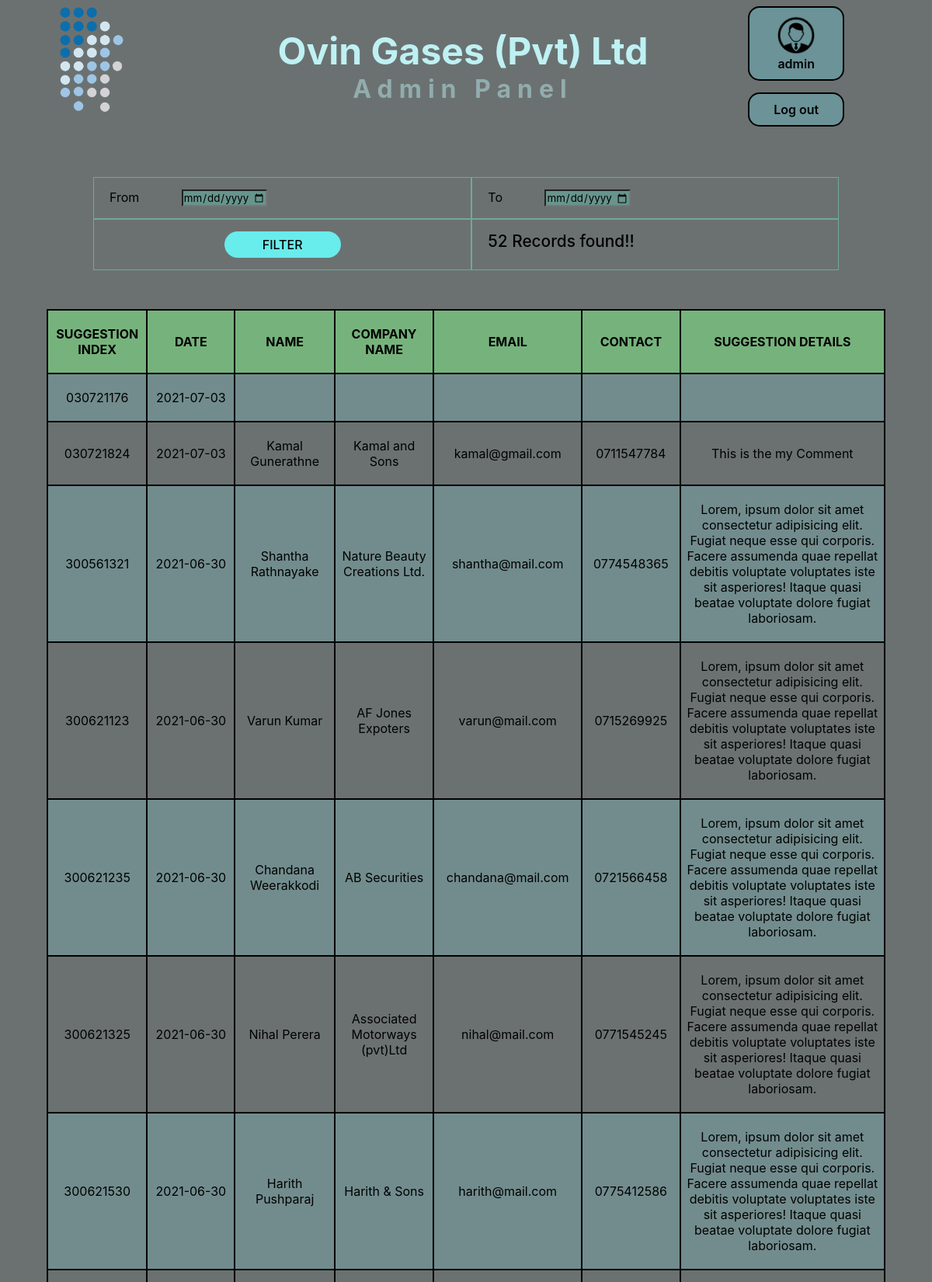
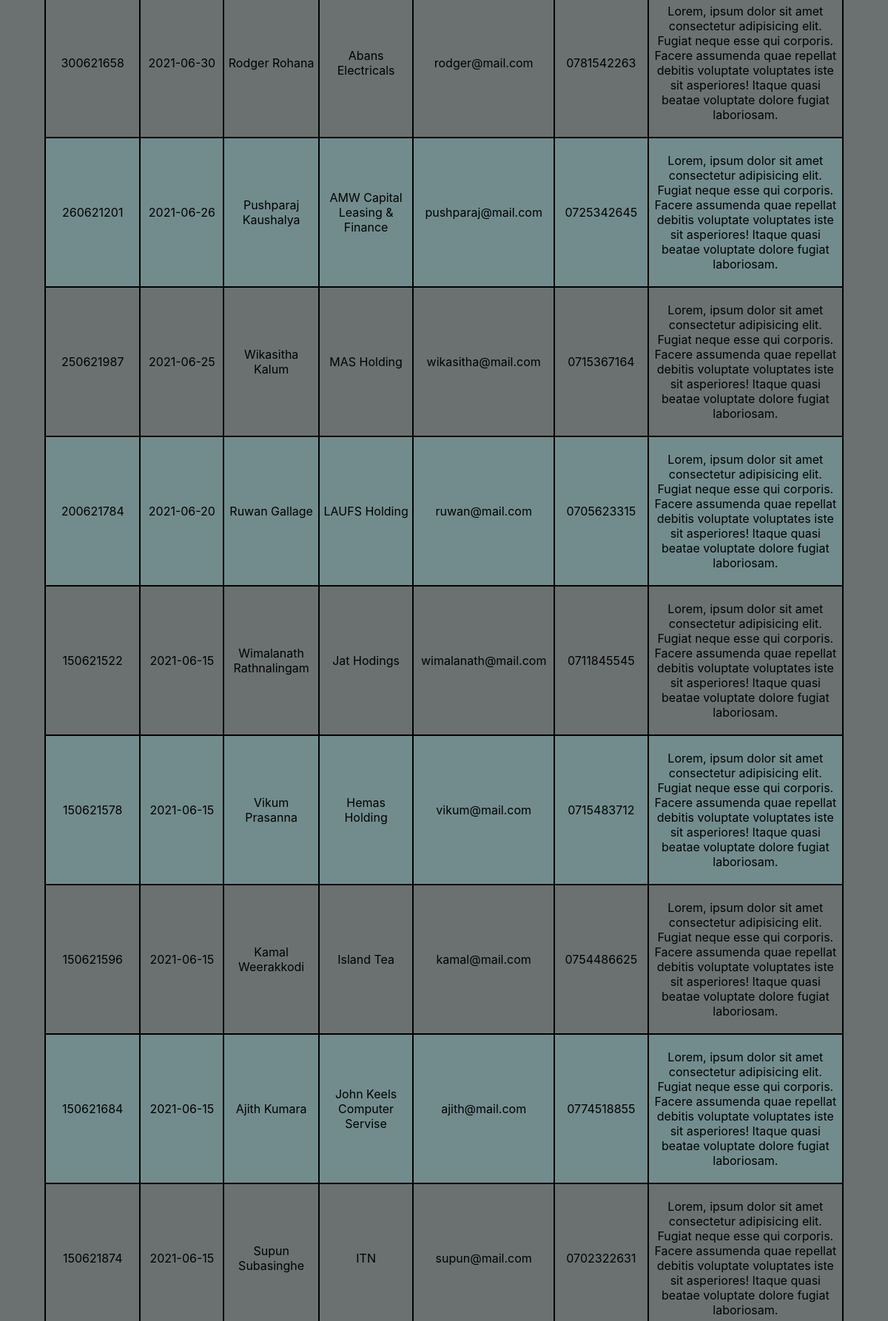
The app's page /Project/adminPanel.php (signed in, upper part) with its own data (2 pictures, top to bottom).
### tables this page shows
CREATE TABLE `suggestion` (
  `sug_id` varchar(9) NOT NULL,
  `date` date NOT NULL,
  `name` varchar(100) DEFAULT NULL,
  `company_name` varchar(100) NOT NULL,
  `email` varchar(100) NOT NULL,
  `contact` varchar(12) NOT NULL,
  `suggestion_details` varchar(500) NOT NULL
);

### Project/adminPanel.php (the view, shortened to what this page needs)
<?php require_once('./php/db.php') ?>
<?php
$today = date('Y-m-d');
$sqlUsername = "SELECT username FROM login";
$u = mysqli_query($con, $sqlUsername);
$user = mysqli_fetch_assoc($u);
$username = $user['username'];
$fd = '2021-01-01';
$td = "'{$today}'";
$querySelect = "SELECT * FROM `suggestion` WHERE date>={$fd} AND date<={$td} ORDER BY date DESC";
$resultSet = mysqli_query($con, $querySelect);
$nRows = mysqli_num_rows($resultSet);
if ($resultSet) {
    $table = "<table>";
    $table .= "<tr><th>Suggestion Index</th><th>Date</th><th>Name</th><th>Company Name</th><th id='thEmail'>Email</th><th>Contact</th><th id='thSuggestion'>Suggestion Details</th></tr>";
    while ($record = mysqli_fetch_assoc($resultSet)) {
        $table .= "<tr>";
        $table .= "<td>" . $record['sug_id'] . "</td>";
        $table .= "<td>" . $record['date'] . "</td>";
        $table .= "<td>" . $record['name'] . "</td>";
        $table .= "<td>" . $record['company_name'] . "</td>";
        $table .= "<td class='tdEmail'>" . $record['email'] . "</td>";
        $table .= "<td>" . $record['contact'] . "</td>";
        $table .= "<td>" . $record['suggestion_details'] . "</td>";
        $table .= "</tr>";
    }
    $table .= "</table>";
}
?>
<!DOCTYPE html>
<html lang="en">
<head>
    <link rel="stylesheet" href="./Css/admin.css">
</head>
<body id="adminPanelBody">
    <div class="header" id="header">
        <div class="ovinlogo" id="ovinlogo">
            <img src="./Images/Icon/Ovin.PNG" alt="Ovin Gases (Pvt) Ltd ">
        </div>
        <div class="middle" id="middle">
            <h1>Ovin Gases (Pvt) Ltd</h1>
            <h2>Admin Panel</h2>
        </div>
        <div class="user" id="user">
            <div class="userIcon">
                <div class="userItem">
                    <a href="./changePassword.php">
                        <img src="./Images/Icon/profile.png" alt="Profile Icon">
                        <p id="userName"><?php echo $username ?></p>
                    </a>
                </div>
                <div class="userItem">
                    <a href="./logout.php">Log out</a>
                </div>
            </div>
        </div>
    </div>
    <div class="bodySec">
        <form action="./adminPanel.php" method="POST">
            <div class="filter" id="filter">
                <div class="filterItem" id="from">
                    <label>From</label>
                    <input type="date" name="fDate[]" id="fDate" class="date" onchange="tdMinSet()" max=<?php echo '"' . $today . '"'; ?>>
                </div>
                <div class="filterItem" id="to">
                    <label>To</label>
                    <input type="date" name="fDate[]" id="tDate" onchange="fdMaxSet()" class="date" max=<?php echo '"' . $today . '"'; ?>>
                </div>
                <div class="filterItem" id="sbmit">
                    <input type="submit" name="submit" value="Filter" id="submit">
                </div>
                <div class="filterItem" id="itemFound">
                    <label for=""><?php echo $nRows . " Records found!!"; ?></label>
                </div>
            </div>
        </form>
        <div class="suggSec">
            <?php echo $table; ?>
        </div>
    </div>
</body>
</html>

### Project/Css/admin.css (style rules this page uses)
* { margin: 0; padding: 0; font-family: -apple-system, BlinkMacSystemFont, 'Segoe UI', Roboto, Oxygen, Ubuntu, Cantarell, 'Open Sans', 'Helvetica Neue', sans-serif; scroll-behavior: smooth; }
a { text-decoration: none; color: black; font-weight: 600; }
#adminPanelBody { background-color: rgba(44, 53, 52, 0.699); }
.header { width: 100vw; display: grid; grid-template-areas: 'ovinlogo middle middle user'; text-align: center; margin-bottom: 50px; }
#ovinlogo { grid-area: ovinlogo; }
.ovinlogo img { width: 100px; }
#middle { grid-area: middle; padding-top: 3vw; }
#middle h1 { font-size: 3rem; color: rgb(190, 241, 243); }
#middle h2 { font-size: 2em; color: rgba(190, 241, 243, 0.466); letter-spacing: 0.5rem; }
#user { grid-area: user; padding-right: 3vw; padding-top: 1vh; }
.userItem { border: 2px solid; margin-bottom: 15px; padding: 10px 5px; border-radius: 15px; max-width: 110px; background-color: rgba(106, 216, 231, 0.329); transition: 4s ease; }
.userIcon img { width: 50px; }
.bodySec { font-family: -apple-system, BlinkMacSystemFont, 'Segoe UI', Roboto, Oxygen, Ubuntu, Cantarell, 'Open Sans', 'Helvetica Neue', sans-serif; width: 100vw; height: auto; }
#from { grid-area: from; }
#to { grid-area: to; }
#sbmit { grid-area: submit; text-align: center; }
#itemFound { grid-area: itemFound; }
.filter { width: 80vw; margin: 50px auto; display: grid; grid-template-areas: 'from to' 'submit itemFound'; }
.filterItem { padding: 15px 20px; border: 1px solid rgb(111, 170, 145); }
.date { margin-left: 50px; background-color: rgb(103, 148, 140); }
#submit { padding: 5px 10px; width: 150px; background-color: rgb(105, 236, 236); border-radius: 100px; border: none; text-transform: uppercase; transition: 1s ease; font-weight: 500; font-size: 1rem; border: 2px solid rgba(105, 236, 236, 0.705); }
#itemFound { font-weight: 500; font-size: 1.3rem; }
.suggSec { height: Auto; }
table { border-collapse: collapse; width: 90vw; margin: 50px auto; text-align: center; }
table tr:nth-child(even) { background-color: rgba(139, 238, 241, 0.219); }
th,td { border: 2px solid black; padding: 20px 5px; word-wrap: wrap; width: 10vw; }
th { text-transform: uppercase; background-color: rgba(128, 241, 134, 0.514); }
#thEmail { width: 15vw; }
#thSuggestion { width: 25vw; }
.tdEmail { text-transform: lowercase; }

### records on screen
suggestion: sug_id "030721176", date "2021-07-03"
suggestion: sug_id "030721824", date "2021-07-03", name "Kamal Gunerathne", company_name "Kamal and Sons", email "kamal@gmail.com", contact "0711547784", suggestion_details "This is the my Comment"
suggestion: sug_id "300561321", date "2021-06-30", name "Shantha Rathnayake", company_name "Nature Beauty Creations Ltd.", email "shantha@mail.com", contact "0774548365", suggestion_details "Lorem, ipsum dolor sit amet consectetur adipisicing elit. Fugiat neque esse qui corporis. Facere assumenda quae repellat debitis voluptate voluptates iste sit asperiores! Itaque quasi beatae voluptate dolore fugiat laboriosam."
suggestion: sug_id "300621123", date "2021-06-30", name "Varun Kumar", company_name "AF Jones Expoters", email "varun@mail.com", contact "0715269925", suggestion_details "Lorem, ipsum dolor sit amet consectetur adipisicing elit. Fugiat neque esse qui corporis. Facere assumenda quae repellat debitis voluptate voluptates iste sit asperiores! Itaque quasi beatae voluptate dolore fugiat laboriosam."
suggestion: sug_id "300621235", date "2021-06-30", name "Chandana Weerakkodi", company_name "AB Securities", email "chandana@mail.com", contact "0721566458", suggestion_details "Lorem, ipsum dolor sit amet consectetur adipisicing elit. Fugiat neque esse qui corporis. Facere assumenda quae repellat debitis voluptate voluptates iste sit asperiores! Itaque quasi beatae voluptate dolore fugiat laboriosam."
suggestion: sug_id "300621325", date "2021-06-30", name "Nihal Perera", company_name "Associated Motorways (pvt)Ltd", email "nihal@mail.com", contact "0771545245", suggestion_details "Lorem, ipsum dolor sit amet consectetur adipisicing elit. Fugiat neque esse qui corporis. Facere assumenda quae repellat debitis voluptate voluptates iste sit asperiores! Itaque quasi beatae voluptate dolore fugiat laboriosam."
suggestion: sug_id "300621530", date "2021-06-30", name "Harith Pushparaj", company_name "Harith & Sons", email "harith@mail.com", contact "0775412586", suggestion_details "Lorem, ipsum dolor sit amet consectetur adipisicing elit. Fugiat neque esse qui corporis. Facere assumenda quae repellat debitis voluptate voluptates iste sit asperiores! Itaque quasi beatae voluptate dolore fugiat laboriosam."
suggestion: sug_id "300621658", date "2021-06-30", name "Rodger Rohana", company_name "Abans Electricals", email "rodger@mail.com", contact "0781542263", suggestion_details "Lorem, ipsum dolor sit amet consectetur adipisicing elit. Fugiat neque esse qui corporis. Facere assumenda quae repellat debitis voluptate voluptates iste sit asperiores! Itaque quasi beatae voluptate dolore fugiat laboriosam."
suggestion: sug_id "260621201", date "2021-06-26", name "Pushparaj Kaushalya", company_name "AMW Capital Leasing & Finance", email "pushparaj@mail.com", contact "0725342645", suggestion_details "Lorem, ipsum dolor sit amet consectetur adipisicing elit. Fugiat neque esse qui corporis. Facere assumenda quae repellat debitis voluptate voluptates iste sit asperiores! Itaque quasi beatae voluptate dolore fugiat laboriosam."
suggestion: sug_id "250621987", date "2021-06-25", name "Wikasitha Kalum", company_name "MAS Holding", email "wikasitha@mail.com", contact "0715367164", suggestion_details "Lorem, ipsum dolor sit amet consectetur adipisicing elit. Fugiat neque esse qui corporis. Facere assumenda quae repellat debitis voluptate voluptates iste sit asperiores! Itaque quasi beatae voluptate dolore fugiat laboriosam."
suggestion: sug_id "200621784", date "2021-06-20", name "Ruwan Gallage", company_name "LAUFS Holding", email "ruwan@mail.com", contact "0705623315", suggestion_details "Lorem, ipsum dolor sit amet consectetur adipisicing elit. Fugiat neque esse qui corporis. Facere assumenda quae repellat debitis voluptate voluptates iste sit asperiores! Itaque quasi beatae voluptate dolore fugiat laboriosam."
suggestion: sug_id "150621522", date "2021-06-15", name "Wimalanath Rathnalingam", company_name "Jat Hodings", email "wimalanath@mail.com", contact "0711845545", suggestion_details "Lorem, ipsum dolor sit amet consectetur adipisicing elit. Fugiat neque esse qui corporis. Facere assumenda quae repellat debitis voluptate voluptates iste sit asperiores! Itaque quasi beatae voluptate dolore fugiat laboriosam."
suggestion: sug_id "150621578", date "2021-06-15", name "Vikum Prasanna", company_name "Hemas Holding", email "vikum@mail.com", contact "0715483712", suggestion_details "Lorem, ipsum dolor sit amet consectetur adipisicing elit. Fugiat neque esse qui corporis. Facere assumenda quae repellat debitis voluptate voluptates iste sit asperiores! Itaque quasi beatae voluptate dolore fugiat laboriosam."
suggestion: sug_id "150621596", date "2021-06-15", name "Kamal Weerakkodi", company_name "Island Tea", email "kamal@mail.com", contact "0754486625", suggestion_details "Lorem, ipsum dolor sit amet consectetur adipisicing elit. Fugiat neque esse qui corporis. Facere assumenda quae repellat debitis voluptate voluptates iste sit asperiores! Itaque quasi beatae voluptate dolore fugiat laboriosam."
suggestion: sug_id "150621684", date "2021-06-15", name "Ajith Kumara", company_name "John Keels Computer Servise", email "ajith@mail.com", contact "0774518855", suggestion_details "Lorem, ipsum dolor sit amet consectetur adipisicing elit. Fugiat neque esse qui corporis. Facere assumenda quae repellat debitis voluptate voluptates iste sit asperiores! Itaque quasi beatae voluptate dolore fugiat laboriosam."
suggestion: sug_id "150621874", date "2021-06-15", name "Supun Subasinghe", company_name "ITN", email "supun@mail.com", contact "0702322631", suggestion_details "Lorem, ipsum dolor sit amet consectetur adipisicing elit. Fugiat neque esse qui corporis. Facere assumenda quae repellat debitis voluptate voluptates iste sit asperiores! Itaque quasi beatae voluptate dolore fugiat laboriosam."

### other values on screen
$username "admin"
$nRows "52"
